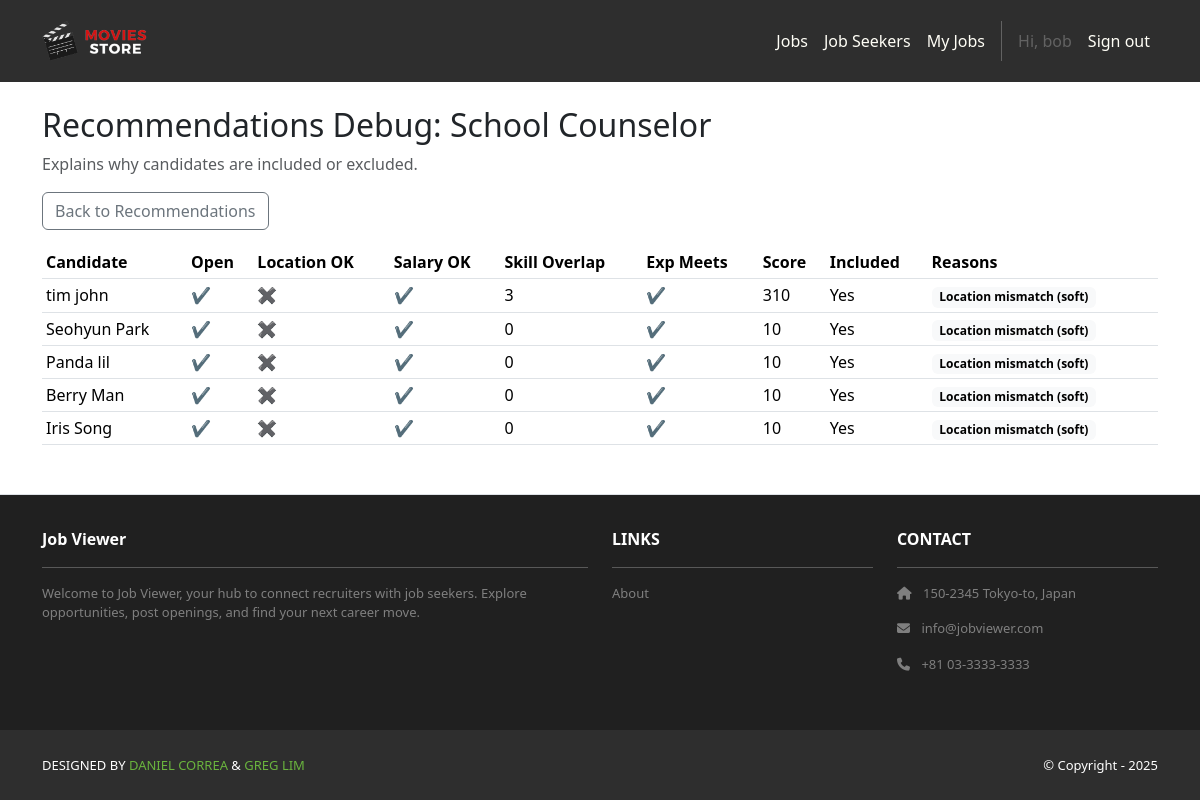
The page /jobs/4/recommendations/debug/ (signed in) on the database its author committed.
### accounts/models.py (models this page shows)
class User(AbstractUser):
    class Roles(models.TextChoices):
        RECRUITER = "RECRUITER", "Recruiter"
        JOB_SEEKER = "JOB_SEEKER", "Job Seeker"
    role = models.CharField(
        max_length=20, choices=Roles.choices, default=Roles.JOB_SEEKER, db_index=True
    )
    @property
    def is_recruiter(self) -> bool:
        return self.role == self.Roles.RECRUITER
    @property
    def is_jobseeker(self) -> bool:
        return self.role == self.Roles.JOB_SEEKER

### jobs/models.py (models this page shows, shortened)
class Job(models.Model):
    class RemoteType(models.TextChoices):
        ONSITE = "ONSITE", "On-site"
        REMOTE = "REMOTE", "Remote"
        HYBRID = "HYBRID", "Hybrid"
    title = models.CharField(max_length=200, db_index=True)
    description = models.TextField()
    location = models.CharField(max_length=200, db_index=True)
    remote_type = models.CharField(max_length=6, choices=RemoteType.choices)
    salary_min = models.PositiveIntegerField(null=True, blank=True)
    salary_max = models.PositiveIntegerField(null=True, blank=True)
    visa_sponsorship = models.BooleanField(default=False)
    min_experience = models.PositiveIntegerField(null=True, blank=True)
    skills = models.ManyToManyField(Skill, blank=True, related_name="jobs")
    created_by = models.ForeignKey(
        settings.AUTH_USER_MODEL,
        on_delete=models.CASCADE,
        related_name="jobs",
        limit_choices_to={"role": "RECRUITER"},
    )
    created_at = models.DateTimeField(auto_now_add=True)

### jobSeekers/models.py (models this page shows, shortened)
class JobSeeker(models.Model):
    user = models.OneToOneField(
        settings.AUTH_USER_MODEL, on_delete=models.CASCADE, related_name="jobseeker_profile"
    )
    firstName = models.CharField("First Name", max_length=255)
    lastName  = models.CharField("Last Name", max_length=255)
    location  = models.CharField("Location", max_length=255, blank=True)
    image     = models.ImageField("Profile Image", upload_to='jobSeeker_images/', null=True, blank=True)
    years_experience = models.PositiveIntegerField(null=True, blank=True)
    open_to_work = models.BooleanField(default=True)
    desired_salary_min = models.PositiveIntegerField(null=True, blank=True)
    desired_salary_max = models.PositiveIntegerField(null=True, blank=True)
    education = models.ForeignKey("Institution", on_delete=models.PROTECT, related_name="jobSeeker", null=True, blank=True)
    degree    = models.CharField(max_length=255, blank=True)
    startYear = models.IntegerField("Start Year", null=True, blank=True)
    endYear   = models.IntegerField("End Year", null=True, blank=True)
    headline   = models.TextField(blank=True)
    experience = models.ManyToManyField("Experience", related_name="jobSeeker", blank=True)
    skills     = models.ManyToManyField("Skill", related_name="jobSeeker", blank=True)
    links      = models.ManyToManyField("Link", related_name="jobSeeker", blank=True)
    hide_image = models.BooleanField(default=False)
    hide_headline = models.BooleanField(default=False)
    hide_profile = models.BooleanField(default=False)
    hide_location = models.BooleanField(default=False)
    @property
    def full_name(self):
        return f"{self.firstName} {self.lastName}"

### jobs/views.py (the view)
# urls.py: path("<int:pk>/recommendations/debug/", views.job_recommendations_debug, name="jobs.recommendations_debug"),
@login_required
@recruiter_required
def job_recommendations_debug(request, pk):
    job = get_object_or_404(Job, pk=pk, created_by=request.user)
    from django.db.models import Q, Count, IntegerField, Value
    from jobSeekers.models import JobSeeker
    job_skill_ids = list(job.skills.values_list('id', flat=True))
    job_min = job.salary_min
    job_max = job.salary_max
    qs = JobSeeker.objects.filter(hide_profile=False).prefetch_related('skills')
    if job_skill_ids:
        qs = qs.annotate(skill_overlap=Count('skills', filter=Q(skills__in=job_skill_ids), distinct=True))
    else:
        qs = qs.annotate(skill_overlap=Value(0, output_field=IntegerField()))
    data = []
    remote = getattr(job, 'remote_type', None) == getattr(job.RemoteType, 'REMOTE', 'REMOTE')
    city = (job.location or '').split(',')[0].strip() if job.location else ''
    token = city or (job.location or '')
    min_exp = job.min_experience or 0
    for c in qs:
        reasons = []
        open_ok = bool(c.open_to_work)
        if not open_ok:
            reasons.append('Not open to work')
        if remote:
            loc_ok = True
        else:
            if token:
                loc_ok = (c.location or '').lower().find(token.lower()) != -1
            else:
                loc_ok = True
        if not loc_ok:
            reasons.append('Location mismatch (soft)')
        if job_min is None and job_max is None:
            sal_ok = True
        else:
            c_min = c.desired_salary_min
            c_max = c.desired_salary_max
            sal_ok_left = (job_max is None) or (c_min is None) or (c_min <= job_max)
            sal_ok_right = (job_min is None) or (c_max is None) or (c_max >= job_min)
            sal_ok = sal_ok_left and sal_ok_right
        if not sal_ok:
            reasons.append('Salary range does not overlap')
        exp_ok = (c.years_experience or 0) >= min_exp
        total_score = (getattr(c, 'skill_overlap', 0) * 100) + (10 if exp_ok else 0)
        included = open_ok and sal_ok
        data.append({
            'candidate': c,
            'open_ok': open_ok,
            'loc_ok': loc_ok,
            'sal_ok': sal_ok,
            'skill_overlap': getattr(c, 'skill_overlap', 0),
            'exp_ok': exp_ok,
            'score': total_score,
            'included': included,
            'reasons': reasons,
        })
    data.sort(key=lambda x: (x['included'], x['score']), reverse=True)
    return render(request, "jobs/recommendations_debug.html", {"job": job, "rows": data})

### jobs/templates/jobs/recommendations_debug.html
{% extends "base.html" %}
{% block content %}
<div class="container py-4">
  <h2>Recommendations Debug: {{ job.title }}</h2>
  <p class="text-muted">Explains why candidates are included or excluded.</p>
  <div class="mb-3">
    <a href="{% url 'jobs.recommendations' job.pk %}" class="btn btn-outline-secondary">Back to Recommendations</a>
  </div>
  <div class="table-responsive">
    <table class="table table-sm align-middle">
      <thead>
        <tr>
          <th>Candidate</th>
          <th>Open</th>
          <th>Location OK</th>
          <th>Salary OK</th>
          <th>Skill Overlap</th>
          <th>Exp Meets</th>
          <th>Score</th>
          <th>Included</th>
          <th>Reasons</th>
        </tr>
      </thead>
      <tbody>
        {% for row in rows %}
          <tr class="{% if not row.included %}table-warning{% endif %}">
            <td>{{ row.candidate.full_name }}</td>
            <td>{% if row.open_ok %}✔{% else %}✖{% endif %}</td>
            <td>{% if row.loc_ok %}✔{% else %}✖{% endif %}</td>
            <td>{% if row.sal_ok %}✔{% else %}✖{% endif %}</td>
            <td>{{ row.skill_overlap }}</td>
            <td>{% if row.exp_ok %}✔{% else %}✖{% endif %}</td>
            <td>{{ row.score }}</td>
            <td>{% if row.included %}Yes{% else %}No{% endif %}</td>
            <td>
              {% if row.reasons %}
                {% for r in row.reasons %}
                  <span class="badge text-bg-light me-1">{{ r }}</span>
                {% endfor %}
              {% else %}
                <em>—</em>
              {% endif %}
            </td>
          </tr>
        {% empty %}
          <tr><td colspan="9"><em>No candidates found.</em></td></tr>
        {% endfor %}
      </tbody>
    </table>
  </div>
</div>
{% endblock %}

### jobStore/templates/base.html (shortened to what this page needs)
<!DOCTYPE html>
<html>
  {% load static %}
  <head>
    <link href="https://cdn.jsdelivr.net/npm/bootstrap@5.3.3/dist/css/bootstrap.min.css"
          rel="stylesheet">
    <link rel="stylesheet"
          href="https://cdnjs.cloudflare.com/ajax/libs/font-awesome/6.1.1/css/all.min.css">
    <link rel="stylesheet" type="text/css" href="{% static 'css/style.css' %}">
  </head>
  <body class="d-flex flex-column min-vh-100">
    <nav class="p-3 navbar navbar-dark bg-dark navbar-expand-lg">
      <div class="container">
        <a class="navbar-brand" href="{% url 'home.index' %}">
          <img src="{% static 'img/logo.png' %}" alt="logo" height="40" />
        </a>
        <div class="collapse navbar-collapse" id="navbarNavAltMarkup">
          <div class="navbar-nav ms-auto navbar-ml">
            <a class="nav-link" href="{% url 'jobs.list' %}">Jobs</a>
            {% if user.is_authenticated %}
              {% if user.is_staff or user.is_recruiter %}
                <a class="nav-link" href="{% url 'jobSeekers.index' %}">Job Seekers</a>
                <a class="nav-link" href="{% url 'jobs.dashboard' %}">My Jobs</a>
              {% endif %}
              <span class="nav-link disabled">Hi, {{ user.username }}</span>
              <a class="nav-link" href="{% url 'logout' %}">Sign out</a>
            {% else %}
              <a class="nav-link" href="{% url 'login' %}">Log in</a>
              <a class="nav-link" href="{% url 'signup.choice' %}">Sign up</a>
            {% endif %}
          </div>
        </div>
      </div>
    </nav>
    <div class="flex-grow-1">
      {% block content %}
      {% endblock content %}
    </div>
    <section class="p-3 ms-footer d-none d-md-block mt-auto py-3 border-top">
      <div class="container">
        <div class="row mt-3 text-white">
          <div class="col-md-6 col-lg-6 col-xl-6 mx-auto mb-4">
            <b>Job Viewer</b>
            <hr />
            <p>
              Welcome to Job Viewer, your hub to connect recruiters with job seekers.
              Explore opportunities, post openings, and find your next career move.
            </p>
          </div>
          <div class="col-md-3 col-lg-3 col-xl-3 mx-auto mb-4">
            <b>LINKS</b>
            <hr />
            <p><a class="nav-link" href="{% url 'home.about' %}">About</a></p>
          </div>
          <div class="col-md-3 col-lg-3 col-xl-3 mx-auto mb-4">
            <b>CONTACT</b>
            <hr />
            <p><i class="fas fa-home me-2"></i> 150-2345 Tokyo-to, Japan</p>
            <p><i class="fas fa-envelope me-2"></i> info@jobviewer.com</p>
            <p><i class="fas fa-phone me-2"></i> +81 03-3333-3333</p>
          </div>
        </div>
      </div>
    </section>
    <section class="p-3 ms-footer-bottom bg-dark">
      <div class="container d-flex justify-content-between">
        <div class="me-5 text-white">
          <span>DESIGNED BY
            <a href="https://www.x.com/danielgarax" target="_blank">DANIEL CORREA</a> &
            <a href="https://www.x.com/greglim81" target="_blank">GREG LIM</a>
          </span>
        </div>
        <div class="text-white">
          <span>© Copyright - 2025</span>
        </div>
      </div>
    </section>
  </body>
</html>

### jobStore/static/css/style.css (style rules this page uses)
html { outline: 4px dashed hotpink !important; }
.navbar a.nav-link { color: #FFFEF6 !important; }
.bg-dark { background-color: #2E2E2E !important; }
.ms-footer { background-color: #202020; }
.ms-footer p { color: #7F7F7F; font-size: 13px; }
.ms-footer-bottom span { font-size: 13px; line-height: 38px; }
.ms-footer-bottom a { color: #6ab43e; text-decoration: none; }

### rows shown on the page
User: username "bob"
Job: title "School Counselor"
JobSeeker: candidate.full_name "tim john", skill_overlap "3", score "310", reasons "Location mismatch (soft)"
JobSeeker: candidate.full_name "Seohyun Park", skill_overlap "0", score "10", reasons "Location mismatch (soft)"
JobSeeker: candidate.full_name "Panda lil", skill_overlap "0", score "10", reasons "Location mismatch (soft)"
JobSeeker: candidate.full_name "Berry Man", skill_overlap "0", score "10", reasons "Location mismatch (soft)"
JobSeeker: candidate.full_name "Iris Song", skill_overlap "0", score "10", reasons "Location mismatch (soft)"
